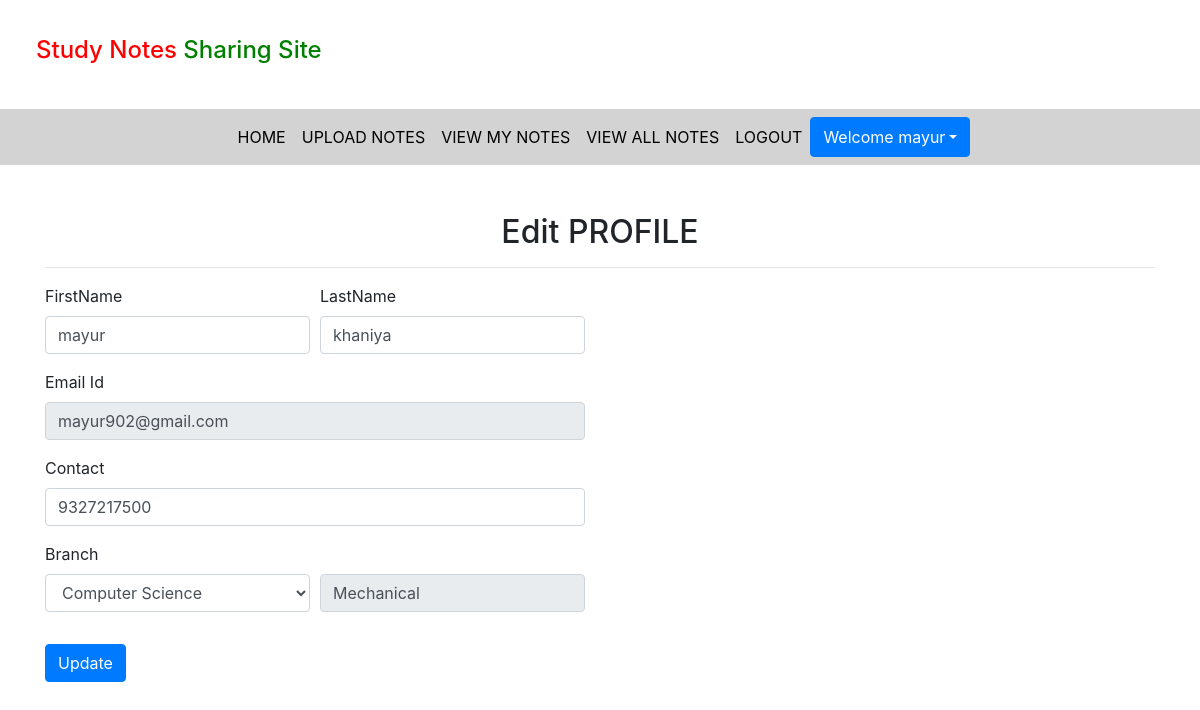
Page /edit_profile (signed in) on the committed database.
### notes/models.py (models this page shows, shortened)
class Signup(models.Model):
    user=models.ForeignKey(User,on_delete=models.CASCADE)
    contact=models.CharField(max_length=10, null=True)
    branch = models.CharField(max_length=30)
    role = models.CharField(max_length=15)

### notes/views.py (the view, shortened to what this page needs)
# urls.py: path('edit_profile', edit_profile, name='edit_profile'),
def edit_profile(request):
    if not request.user.is_authenticated:
        return redirect('login')  # Redirect to login page if user is not authenticated
    user_instance = request.user  # Fetch the current authenticated user
    try:
        signup_instance = Signup.objects.get(user=user_instance)
    except Signup.DoesNotExist:
        signup_instance = None  # Handle the case where Signup object doesn't exist for the user
    error = None
    d = {'data': signup_instance, 'user': user_instance, 'error': error}
    return render(request, 'edit_profile.html', d)

### notes/templates/edit_profile.html (shortened to what this page needs)
{% extends 'usernavigation.html' %}
{% load static %}
{% block body %}
    <div class="container mt-5">
        <h2 class="text-center"> Edit PROFILE</h2>
        <hr>
        <div class="row">
            <div class="col-sm-6">
            <form method="post"  >
                <div class="form-row">
                    <div class="form-group col-md-6">
                        <label>FirstName</label>
                        <input type="text" class="form-control" name="firstname" value="{{data.user.first_name}}">
                    </div>
                     <div class="form-group col-md-6">
                        <label>LastName</label>
                        <input type="text" class="form-control" name="lastname" value="{{data.user.last_name}}">
                    </div>
                </div>
                <div class="form-row">
                    <div class="form-group col-md-12">
                        <label>Email Id</label>
                        <input type="text" class="form-control" name="emailid" value="{{data.user.username}}" readonly>
                    </div>
                </div>
                <div class="form-row">
                    <div class="form-group col-md-12">
                        <label>Contact</label>
                        <input type="text" class="form-control" name="contact" value="{{data.contact}}">
                    </div>
                </div>
                 <div class="form-row">
                    <div class="form-group col-md-6">
                        <label>Branch</label>
                        <select class="form-control" name="branch">
                            <option value="Computer Science">Computer Science</option>
                        </select>
                    </div>
                     <div class="form-group col-md-6 mt-2">
                         <br>
                          <input type="text" value="{{data.branch}}" class="form-control" readonly>
                     </div>
                </div>
<input type="submit" value="Update" class="btn btn-primary mt-3">
            </form>
            </div>
        </div>
    </div>
{% endblock %}

### notes/templates/usernavigation.html (shortened to what this page needs)
<html lang="en" xmlns="http://www.w3.org/1999/html">
<head>
    {% load static %}
  <link rel="stylesheet" href="https://maxcdn.bootstrapcdn.com/bootstrap/4.3.1/css/bootstrap.min.css">
  <link rel="stylesheet" href="https://use.fontawesome.com/releases/v5.6.3/css/all.css"></head>
  <link rel="stylesheet"  href="{%static 'css/mystyle.css'%}">
<body>
    <h4 style="padding:3%  ">
        <span style="color:red">Study Notes</span><span style="color:green"> Sharing Site</span>
    </h4>
    <nav class="navbar navbar-expand-sm justify-content-center" style="background-color:lightgray">
    <ul class="navbar-nav">
      <li class="navbar-item">
        <a class="nav-link" href="{% url 'index' %}">HOME</a>
      </li>
        <li class="navbar-item">
        <a class="nav-link" href="{% url 'upload_notes' %}">UPLOAD NOTES</a>
      </li>
        <li class="navbar-item">
        <a class="nav-link" href="{% url 'view_mynotes' %}">VIEW MY NOTES</a>
      </li>
        <li class="navbar-item">
        <a class="nav-link" href="#">VIEW ALL NOTES</a>
      </li>
        <li class="navbar-item">
        <a class="nav-link" href="{% url 'logout' %}">LOGOUT</a>
      </li>
<div class="btn-group ">
    <button type="button" class="btn btn-primary dropdown-toggle" data-toggle="dropdown">Welcome {{request.user.first_name}}</button>
</div>
    </ul>
    </nav>
</body>
</html>
{% block body %}
{% endblock%}

### notes/static/css/mystyle.css (style rules this page uses)
.nav-link { color:black }

### rows in the picture
Signup: firstname "mayur", lastname "khaniya", emailid "mayur902@gmail.com", contact "9327217500", branch "Mechanical"

### other values in the picture
{{ request.user.first_name }} "mayur"
